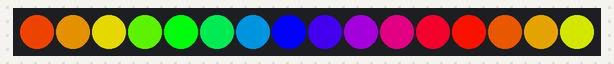
The sketch below on a simulated Arduino Uno, built with avr-gcc and run on an emulated ATmega328P. On the bench: 16 RGB LEDs in strip order, left to right.

Above: at 2.05 s.
At 6.32 s:
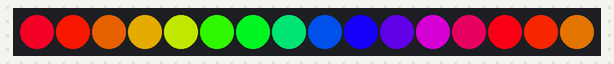
At 10.92 s:
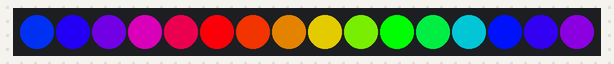
At 19.81 s:
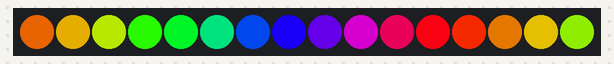
At 30.02 s:
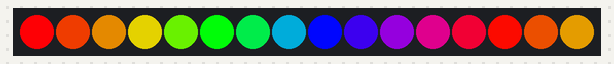
At 39.82 s:
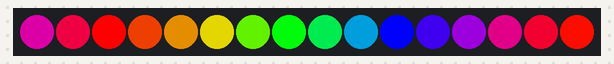

The sketch:

_12_rainbow_fade_separados.ino
```cpp
#include "FastLED.h"

#define NUM_LEDS 16


#define DATA_PIN 4
int ihue = 0;


CRGB leds[NUM_LEDS];

void setup() {
      //Sistama prevenci´n por si los leds chupan todo el voltaje
      delay(2000);
      //Contructor de la libreria (Driver, el pin de los datos,
      //FastLED.addLeds<WS2811, DATA_PIN, CRGB>(leds, NUM_LEDS);
      FastLED.addLeds<NEOPIXEL, DATA_PIN>(leds, NUM_LEDS);
      //FastLED.addLeds<SM16716, DATA_PIN, CLOCK_PIN, RGB>(leds, NUM_LEDS);
}

void loop() {

  rainbow_fade();

  //traspasa la memoria a los LEDs
  FastLED.show();
  //Espera 30 mili segundos
  delay(30);
}

void rainbow_fade() {                         //-m2-FADE ALL LEDS THROUGH HSV RAINBOW
    for(int i=0; i<25; i++) {
      ihue++;

      if (ihue > 255) {ihue = 0;}
      for(int idex = 0 ; idex < NUM_LEDS; idex++ ) {

        ihue += 20;
        if (ihue > 255) {ihue = ihue - 255;}
        leds[idex] = CHSV(ihue, 255, 255);

      }
      LEDS.show();
      delay(100);
    }

}
```
